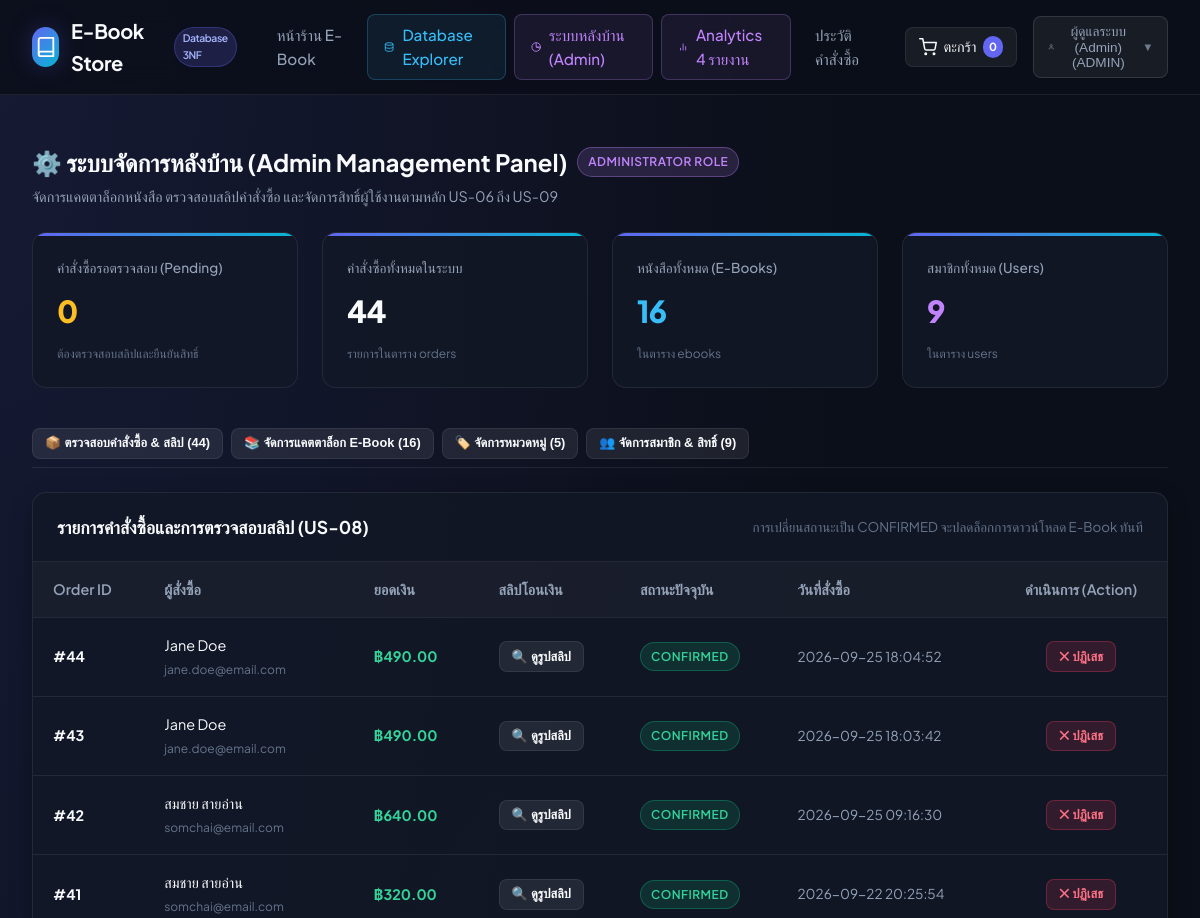
Page /admin (signed in, upper part) on the earlier database version.
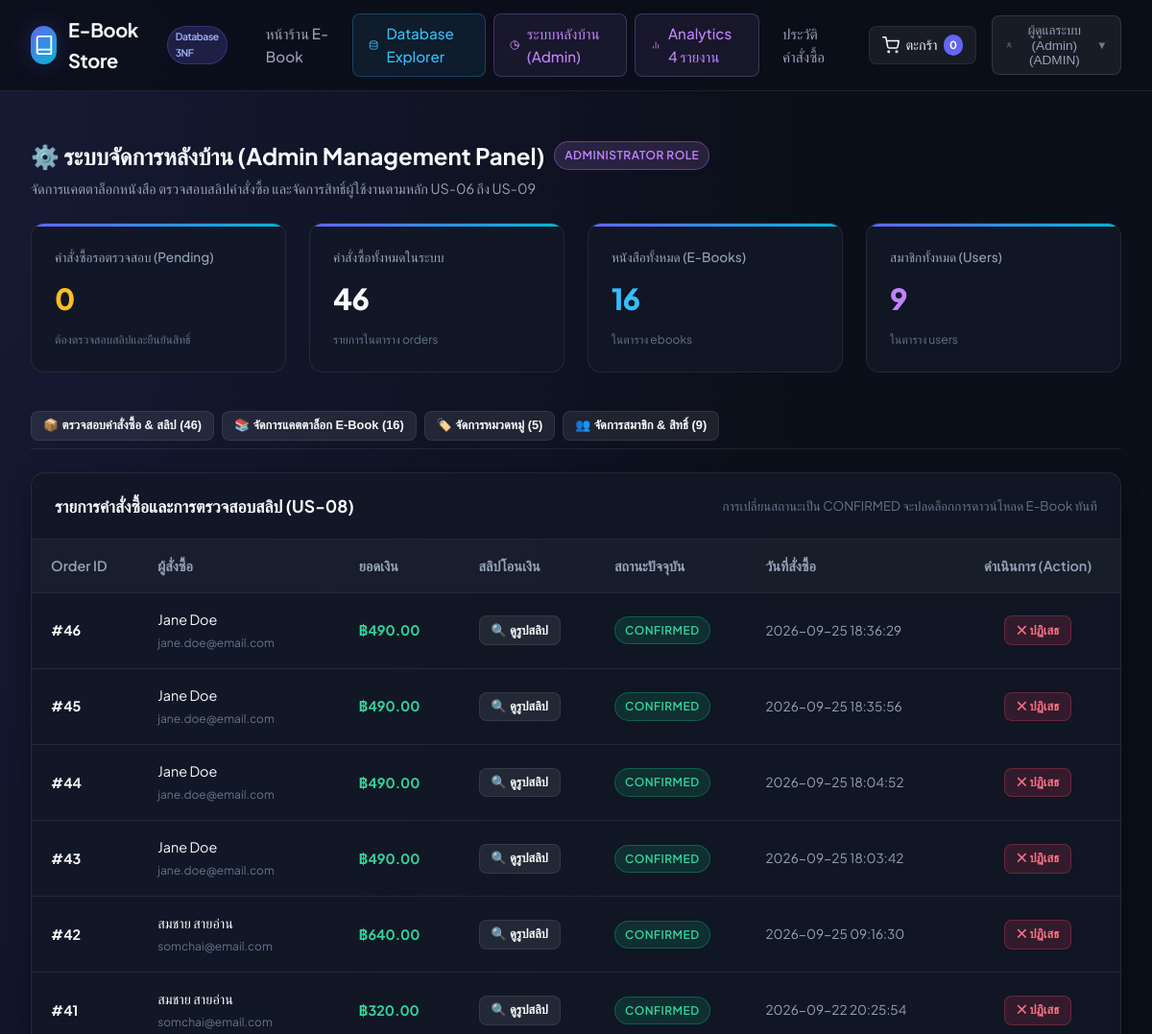
Same page on the later database version.
### tables this page shows
CREATE TABLE users (
    user_id INTEGER PRIMARY KEY AUTOINCREMENT,
    role_id INTEGER NOT NULL,
    email TEXT NOT NULL UNIQUE,
    password_hash TEXT NOT NULL,
    full_name TEXT NOT NULL,
    phone TEXT,
    created_at DATETIME NOT NULL DEFAULT CURRENT_TIMESTAMP,
    FOREIGN KEY (role_id) REFERENCES roles(role_id) ON DELETE RESTRICT
);

CREATE TABLE roles (
    role_id INTEGER PRIMARY KEY AUTOINCREMENT,
    role_name TEXT NOT NULL UNIQUE
);

CREATE TABLE payments (
    payment_id INTEGER PRIMARY KEY AUTOINCREMENT,
    order_id INTEGER NOT NULL UNIQUE,
    payment_method TEXT NOT NULL DEFAULT 'SIMULATED_TRANSFER',
    slip_url TEXT,
    paid_amount REAL NOT NULL CHECK (paid_amount >= 0.00),
    payment_status TEXT NOT NULL DEFAULT 'WAITING_VERIFICATION' CHECK (payment_status IN ('WAITING_VERIFICATION', 'APPROVED', 'REJECTED')),
    payment_date DATETIME NOT NULL DEFAULT CURRENT_TIMESTAMP,
    FOREIGN KEY (order_id) REFERENCES orders(order_id) ON DELETE CASCADE
);

CREATE TABLE orders (
    order_id INTEGER PRIMARY KEY AUTOINCREMENT,
    user_id INTEGER NOT NULL,
    total_amount REAL NOT NULL CHECK (total_amount >= 0.00),
    order_status TEXT NOT NULL DEFAULT 'PENDING' CHECK (order_status IN ('PENDING', 'CONFIRMED', 'CANCELLED')),
    created_at DATETIME NOT NULL DEFAULT CURRENT_TIMESTAMP,
    FOREIGN KEY (user_id) REFERENCES users(user_id) ON DELETE RESTRICT
);

### app.py (the view)
        def wrapper(*args, **kwargs):
            if "user_id" not in session:
                flash("กรุณาเข้าสู่ระบบก่อนดำเนินการ", "warning")
                return redirect(url_for("login"))
            if role:
                conn = get_db_connection()
                user = conn.execute("""
                    SELECT r.role_name FROM users u
                    JOIN roles r ON u.role_id = r.role_id
                    WHERE u.user_id = ?
                """, (session["user_id"],)).fetchone()
                conn.close()
                if not user or user["role_name"] != role:
                    flash("คุณไม่มีสิทธิ์เข้าถึงหน้านี้ (Admin Only)", "danger")
                    return redirect(url_for("index"))
            return f(*args, **kwargs)

### app.py (called while the page is built)
def login_required(role=None):
    def decorator(f):
        def wrapper(*args, **kwargs):
            if "user_id" not in session:
                flash("กรุณาเข้าสู่ระบบก่อนดำเนินการ", "warning")
                return redirect(url_for("login"))
            if role:
                conn = get_db_connection()
                user = conn.execute("""
                    SELECT r.role_name FROM users u
                    JOIN roles r ON u.role_id = r.role_id
                    WHERE u.user_id = ?
                """, (session["user_id"],)).fetchone()
                conn.close()
                if not user or user["role_name"] != role:
                    flash("คุณไม่มีสิทธิ์เข้าถึงหน้านี้ (Admin Only)", "danger")
                    return redirect(url_for("index"))
            return f(*args, **kwargs)
        wrapper.__name__ = f.__name__
        return wrapper
    return decorator

### database/db.py (called while the page is built)
def get_database_engine():
    db_type = os.getenv("DB_TYPE", "").strip().lower()
    db_url = os.getenv("DATABASE_URL", "").strip().lower()
    if db_type in ["postgres", "postgresql"] or db_url.startswith("postgres://") or db_url.startswith("postgresql://"):
        return "postgres"
    if db_type == "mysql" or db_url.startswith("mysql"):
        return "mysql"
    if os.getenv("PGHOST") or os.getenv("POSTGRES_HOST"):
        return "postgres"
    if os.getenv("MYSQL_HOST") or os.getenv("MYSQL_DATABASE"):
        return "mysql"
    return "sqlite"

def get_db_connection():
    engine = get_database_engine()
    if engine == "postgres":
        return _get_postgres_connection()
    if engine == "mysql":
        return _get_mysql_connection()
    conn = sqlite3.connect(DB_PATH)
    conn.execute("PRAGMA foreign_keys = ON;")
    conn.row_factory = sqlite3.Row
    return conn

### templates/admin.html (shortened to what this page needs)
{% extends "base.html" %}
{% block content %}
<div style="max-width: 1300px; margin: 1rem auto;">
    <div class="section-header">
        <div>
            <h2 class="section-title">
                <span>⚙️ ระบบจัดการหลังบ้าน (Admin Management Panel)</span>
                <span class="badge badge-admin">Administrator Role</span>
            </h2>
            <p style="color: var(--text-secondary); font-size: 0.9rem; margin-top: 0.25rem;">
                จัดการแคตตาล็อกหนังสือ ตรวจสอบสลิปคำสั่งซื้อ และจัดการสิทธิ์ผู้ใช้งานตามหลัก US-06 ถึง US-09
            </p>
        </div>
    </div>
    <div class="kpi-grid">
        <div class="kpi-card">
            <span class="kpi-label">คำสั่งซื้อรอตรวจสอบ (Pending)</span>
            <span class="kpi-value" style="color: #fbbf24;">{{ stats.pending_orders }}</span>
            <span class="kpi-subtext">ต้องตรวจสอบสลิปและยืนยันสิทธิ์</span>
        </div>
        <div class="kpi-card">
            <span class="kpi-label">คำสั่งซื้อทั้งหมดในระบบ</span>
            <span class="kpi-value">{{ stats.total_orders }}</span>
            <span class="kpi-subtext">รายการในตาราง orders</span>
        </div>
        <div class="kpi-card">
            <span class="kpi-label">หนังสือทั้งหมด (E-Books)</span>
            <span class="kpi-value" style="color: #38bdf8;">{{ stats.total_ebooks }}</span>
            <span class="kpi-subtext">ในตาราง ebooks</span>
        </div>
        <div class="kpi-card">
            <span class="kpi-label">สมาชิกทั้งหมด (Users)</span>
            <span class="kpi-value" style="color: #c084fc;">{{ stats.total_users }}</span>
            <span class="kpi-subtext">ในตาราง users</span>
        </div>
    </div>
    <div style="display: flex; gap: 0.5rem; margin-bottom: 1.5rem; border-bottom: 1px solid var(--border-color); padding-bottom: 0.5rem;">
        <button class="btn btn-secondary btn-sm admin-tab-btn active" onclick="switchAdminTab('orders-tab', this)">
            📦 ตรวจสอบคำสั่งซื้อ & สลิป ({{ orders|length }})
        </button>
        <button class="btn btn-secondary btn-sm admin-tab-btn" onclick="switchAdminTab('books-tab', this)">
            📚 จัดการแคตตาล็อก E-Book ({{ ebooks|length }})
        </button>
        <button class="btn btn-secondary btn-sm admin-tab-btn" onclick="switchAdminTab('categories-tab', this)">
            🏷️ จัดการหมวดหมู่ ({{ categories|length }})
        </button>
        <button class="btn btn-secondary btn-sm admin-tab-btn" onclick="switchAdminTab('users-tab', this)">
            👥 จัดการสมาชิก & สิทธิ์ ({{ users|length }})
        </button>
    </div>
    <div id="orders-tab" class="admin-tab-content">
        <div class="table-card">
            <div style="padding: 1.25rem 1.5rem; border-bottom: 1px solid var(--border-color); display: flex; justify-content: space-between; align-items: center;">
                <h3 style="font-size: 1.1rem; color: var(--text-primary); font-weight: 700;">
                    รายการคำสั่งซื้อและการตรวจสอบสลิป (US-08)
                </h3>
                <small style="color: var(--text-muted);">
                    การเปลี่ยนสถานะเป็น CONFIRMED จะปลดล็อกการดาวน์โหลด E-Book ทันที
                </small>
            </div>
            <div class="table-responsive">
                <table class="custom-table">
                    <thead>
                        <tr>
                            <th>Order ID</th>
                            <th>ผู้สั่งซื้อ</th>
                            <th>ยอดเงิน</th>
                            <th>สลิปโอนเงิน</th>
                            <th>สถานะปัจจุบัน</th>
                            <th>วันที่สั่งซื้อ</th>
                            <th style="text-align: center;">ดำเนินการ (Action)</th>
                        </tr>
                    </thead>
                    <tbody>
                        {% for ord in orders %}
                            <tr>
                                <td><strong>#{{ ord.order_id }}</strong></td>
                                <td>
                                    <div>{{ ord.full_name }}</div>
                                    <small style="color: var(--text-muted);">{{ ord.email }}</small>
                                </td>
                                <td style="font-weight: 700; color: #34d399;">฿{{ "%.2f"|format(ord.total_amount) }}</td>
                                <td>
                                    {% if ord.slip_url %}
                                        <button type="button" class="btn btn-secondary btn-sm" onclick="previewSlip('{{ ord.slip_url }}', '{{ ord.order_id }}')">
                                            🔍 ดูรูปสลิป
                                        </button>
                                    {% else %}
                                        <span style="color: var(--text-muted); font-size: 0.8rem;">ไม่มีสลิป</span>
                                    {% endif %}
                                </td>
                                <td>
                                    {% if ord.order_status == 'CONFIRMED' %}
                                        <span class="badge badge-confirmed">CONFIRMED</span>
                                    {% elif ord.order_status == 'PENDING' %}
                                        <span class="badge badge-pending">PENDING</span>
                                    {% else %}
                                        <span class="badge badge-cancelled">CANCELLED</span>
                                    {% endif %}
                                </td>
                                <td style="color: var(--text-secondary); font-size: 0.85rem;">{{ ord.created_at }}</td>
                                <td style="text-align: center;">
                                    <div style="display: flex; gap: 0.4rem; justify-content: center;">
                                        {% if ord.order_status != 'CANCELLED' %}
                                            <form action="{{ url_for('admin_update_order_status', order_id=ord.order_id) }}" method="POST" style="margin: 0;">
                                                <button type="submit" class="btn btn-danger btn-sm" title="ปฏิเสธคำสั่งซื้อ">
                                                    ✕ ปฏิเสธ
                                                </button>
                                            </form>
                                        {% endif %}
                                    </div>
                                </td>
                            </tr>
                        {% endfor %}
                    </tbody>
                </table>
            </div>
        </div>
    </div>
</div>
{% endblock %}

### templates/base.html (shortened to what this page needs)
<!DOCTYPE html>
<html lang="th">
<head>
    <link rel="stylesheet" href="{{ url_for('static', filename='css/style.css') }}">
</head>
<body>
    <header class="navbar">
        <div class="nav-container">
            <a href="{{ url_for('index') }}" class="brand">
                <div class="brand-icon">
                    <svg width="22" height="22" viewBox="0 0 24 24" fill="none" stroke="currentColor" stroke-width="2" stroke-linecap="round" stroke-linejoin="round" style="color: white;">
                        <path d="M4 19.5A2.5 2.5 0 0 1 6.5 17H20"></path>
                        <path d="M6.5 2H20v20H6.5A2.5 2.5 0 0 1 4 19.5v-15A2.5 2.5 0 0 1 6.5 2z"></path>
                    </svg>
                </div>
                <span>E-Book Store</span>
                <span class="brand-badge">Database 3NF</span>
            </a>
            <nav>
                <ul class="nav-menu">
                    <li><a href="{{ url_for('index') }}" class="nav-link">หน้าร้าน E-Book</a></li>
                    <li><a href="{{ url_for('database_explorer') }}" class="nav-link db-link">
                        <svg width="16" height="16" viewBox="0 0 24 24" fill="none" stroke="currentColor" stroke-width="2"><ellipse cx="12" cy="5" rx="9" ry="3"></ellipse><path d="M21 12c0 1.66-4 3-9 3s-9-1.34-9-3"></path><path d="M3 5v14c0 1.66 4 3 9 3s9-1.34 9-3V5"></path></svg>
                        Database Explorer
                    </a></li>
                    {% if current_user and current_user.role_name == 'ADMIN' %}
                    <li><a href="{{ url_for('admin_panel') }}" class="nav-link admin-link">
                        <svg width="16" height="16" viewBox="0 0 24 24" fill="none" stroke="currentColor" stroke-width="2"><path d="M12 2a10 10 0 1 0 10 10H12V2z"></path><path d="M12 2a10 10 0 0 1 10 10"></path><path d="M12 12l9 3"></path></svg>
                        ระบบหลังบ้าน (Admin)
                    </a></li>
                    <li><a href="{{ url_for('analytics_dashboard') }}" class="nav-link admin-link">
                        <svg width="16" height="16" viewBox="0 0 24 24" fill="none" stroke="currentColor" stroke-width="2"><line x1="18" y1="20" x2="18" y2="10"></line><line x1="12" y1="20" x2="12" y2="4"></line><line x1="6" y1="20" x2="6" y2="14"></line></svg>
                        Analytics 4 รายงาน
                    </a></li>
                    {% endif %}
                    {% if current_user %}
                    <li><a href="{{ url_for('order_history') }}" class="nav-link">ประวัติคำสั่งซื้อ</a></li>
                    {% endif %}
                </ul>
            </nav>
            <div class="nav-actions">
                {% if current_user %}
                <a href="{{ url_for('view_cart') }}" class="cart-badge-btn" title="ตะกร้าสินค้า">
                    <svg width="18" height="18" viewBox="0 0 24 24" fill="none" stroke="currentColor" stroke-width="2" stroke-linecap="round" stroke-linejoin="round">
                        <circle cx="9" cy="21" r="1"></circle><circle cx="20" cy="21" r="1"></circle>
                        <path d="M1 1h4l2.68 13.39a2 2 0 0 0 2 1.61h9.72a2 2 0 0 0 2-1.61L23 6H6"></path>
                    </svg>
                    <span>ตะกร้า</span>
                    <span class="cart-count">{{ cart_count }}</span>
                </a>
                {% endif %}
                <div class="demo-switcher">
                    <button class="demo-btn" type="button">
                        <svg width="14" height="14" viewBox="0 0 24 24" fill="none" stroke="currentColor" stroke-width="2"><path d="M20 21v-2a4 4 0 0 0-4-4H8a4 4 0 0 0-4 4v2"></path><circle cx="12" cy="7" r="4"></circle></svg>
                        <span>
                            {% if current_user %}
                                {{ current_user.full_name }} ({{ current_user.role_name }})
                            {% else %}
                                ผู้เยี่ยมชมทั่วไป
                            {% endif %}
                        </span>
                        <small style="opacity: 0.7;">▼</small>
                    </button>
                </div>
            </div>
        </div>
    </header>
    <main class="main-wrapper">
        {% block content %}{% endblock %}
    </main>
</body>
</html>

Differences in the rows shown:
added payments: order_id "46", full_name "Jane Doe", email "jane.doe@email.com", created_at "2026-09-25 18:36:29"
added orders: total_amount "490.00"
added payments: order_id "45", full_name "Jane Doe", email "jane.doe@email.com", created_at "2026-09-25 18:35:56"
added orders: total_amount "490.00"
Other differences:
{{ stats.total_orders }}: "44" → "46"
{{ orders|length }}: "44" → "46"
